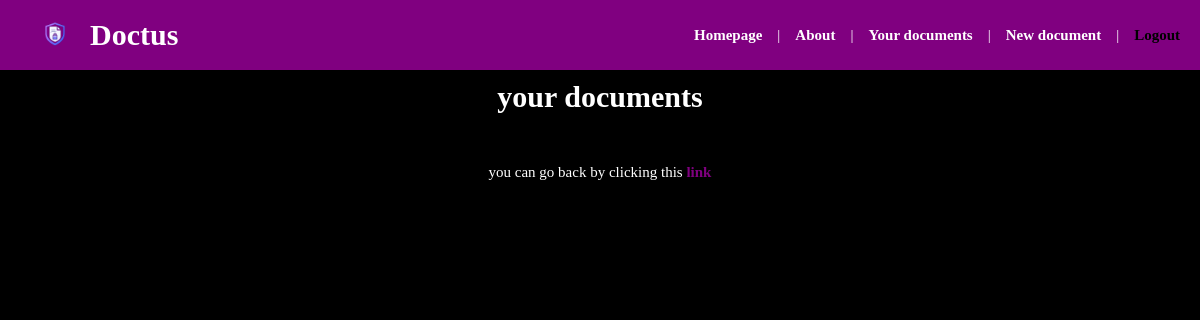
The app's page /documents/ (signed in), older data.
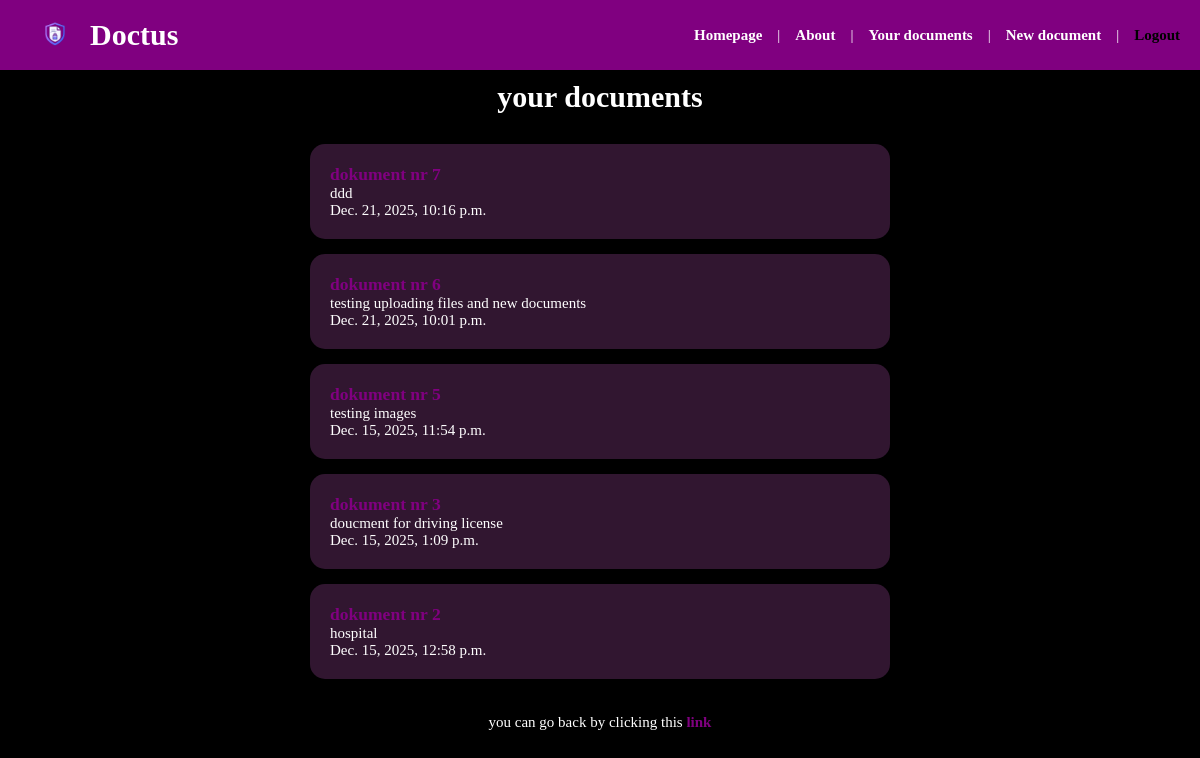
The same page, newer data.
### documents/models.py (models this page shows, shortened)
class Document(models.Model):
    owner = models.ForeignKey(User, on_delete=models.CASCADE, related_name = "documents")
    title = models.CharField(max_length = 75)
    description = models.TextField(blank = True)
    date = models.DateTimeField(auto_now_add = True)
    slug = models.SlugField(blank = True)
    file = models.FileField(blank = True, null = True)
    class Meta:
        unique_together = ("owner", "slug")

### documents/views.py (the view)
@login_required(login_url='/users/login/')
def documents_list(request):
    documents = Document.objects.filter(owner=request.user).order_by('-date') # - in descending order
    return render(request, 'documents/documents_list.html', { 'documents': documents })

### documents/templates/documents/documents_list.html (shortened to what this page needs)
{% extends 'layout.html' %}
{% block content %}
    <h1>your documents</h1>
    <section class="documents_list">
        {% for document in documents %}
            <article class="document">
                <h3>
                    <a href="{% url 'documents:page' slug=document.slug %}">
                        {{ document.title }}
                    </a>
                </h3>
                <p>{{ document.description }}</p>
                <p>{{ document.date}}</p>
            </article>
        {% endfor %}
    </section>
    <p class="end_par">you can go back by clicking this <a href="/">link</a></p>
{% endblock %}

### templates/layout.html (shortened to what this page needs)
<!DOCTYPE html>
{% load static %}
<html lang="en">
<head>
    <link rel="stylesheet" href="{% static 'css/style.css' %}">
</head>
<body>
    <nav>
        <a class="name" href="/">
            <img src="{% static 'images/logo.png' %}" alt="Logo" class="logo_icon">
            <span>Doctus</span>
        </a>
        <div class="links">
            <a href="/" aria-label="home" title="Home">Homepage</a> |
            <a href="/about" aria-label="about" title="about">About</a> |
            {% if user.is_authenticated %}
            <a href="{% url 'documents:list' %}" aria-label="documents" title="documents">Your documents</a> |
            <a href="{% url 'documents:new-document' %}" aria-label="new-documents" title="new-document">New document</a> |
            <form action="{% url 'users:logout' %}" method="POST">
                <button class="logout" title="logout">Logout</button>
            </form>
            {% else %}
            <a href="{% url 'users:login' %}" aria-label="login" title="login">Login</a> |
            <a href="{% url 'users:register' %}" aria-label="register" title="register">Register</a>
            {% endif %}
        </div>
    </nav>
    <main>
        {% block content %}{% endblock %}
    </main>
</body>
</html>

### static/css/style.css (style rules this page uses)
* { margin: 0; padding: 0; box-sizing: border-box; font-family: Verdana; }
body { background-color: black; font-size: 15px; color: white; }
nav { background-color: purple; padding: 10px; display: flex; justify-content: space-between; gap: 20px; align-items: center; }
nav .name { font-weight: bold; font-size: 30px; margin-left: 20px; display: flex; align-items: center; gap: 10px; }
nav .logo_icon { width: 50px; height: 50px; object-fit: contain; }
nav a { text-decoration: none; }
nav a { color: white; font-size: 15px; }
nav .links { display: flex; gap: 15px; }
main { padding: 10px; text-align: center; }
h1 { margin-bottom: 10px; }
a { font-weight: bold; text-decoration: none; color: purple; }
section { background-color: #311630; padding: 20px 10px 10px 10px; border-radius: 10px; max-width: 600px; margin: 0 auto; }
.documents_list { background-color: transparent; padding: 20px 10px 10px 10px; border-radius: 10px; width: auto; margin: 0 auto; }
.document { padding: 20px; margin-bottom: 15px; text-align: left; background-color: #311630; border-radius: 15px; }
.end_par { margin-top: 10px; }
.logout { background: transparent; border: none; font-weight: bold; font-size: 15px; margin-right: 10px; }

Row changes from the older to the newer data that the page shows:
added Document: title "dokument nr 7", description "ddd", date "Dec. 21, 2025, 10:16 p.m."
added Document: title "dokument nr 6", description "testing uploading files and new documents", date "Dec. 21, 2025, 10:01 p.m."
now on this page (row unchanged): Document: title "dokument nr 5", description "testing images", date "Dec. 15, 2025, 11:54 p.m."
now on this page (row unchanged): Document: title "dokument nr 3", description "doucment for driving license", date "Dec. 15, 2025, 1:09 p.m."
now on this page (row unchanged): Document: title "dokument nr 2", description "hospital", date "Dec. 15, 2025, 12:58 p.m."
